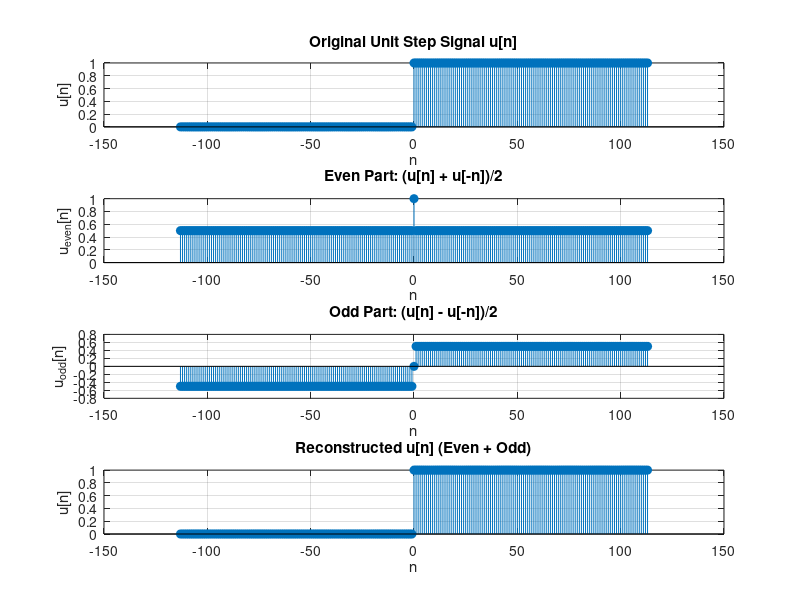

This chart was generated by the following MATLAB code:
clc;
clear;
close all;

% Define n and unit step signal u[n]
n = -113:113;
u = (n >= 0);   % u[n] = 1 for n>=0, 0 for n<0

% Decompose u[n] into even and odd parts
% Because n is symmetric, u[-n] is just flip(u)
u_neg = flip(u);

% Even part: (u[n] + u[-n]) / 2
u_even = (u + u_neg) / 2;

% Odd part: (u[n] - u[-n]) / 2
u_odd = (u - u_neg) / 2;

% Reconstruct u[n] by adding the even and odd parts
u_reconstructed = u_even + u_odd;

% Plot the original, even part, odd part, and reconstructed signals
figure;
subplot(4,1,1)
stem(n, u, 'filled')
title('Original Unit Step Signal u[n]')
xlabel('n'); ylabel('u[n]')
grid on

subplot(4,1,2)
stem(n, u_even, 'filled')
title('Even Part: (u[n] + u[-n])/2')
xlabel('n'); ylabel('u_{even}[n]')
grid on

subplot(4,1,3)
stem(n, u_odd, 'filled')
title('Odd Part: (u[n] - u[-n])/2')
xlabel('n'); ylabel('u_{odd}[n]')
grid on

subplot(4,1,4)
stem(n, u_reconstructed, 'filled')
title('Reconstructed u[n] (Even + Odd)')
xlabel('n'); ylabel('u[n]')
grid on
